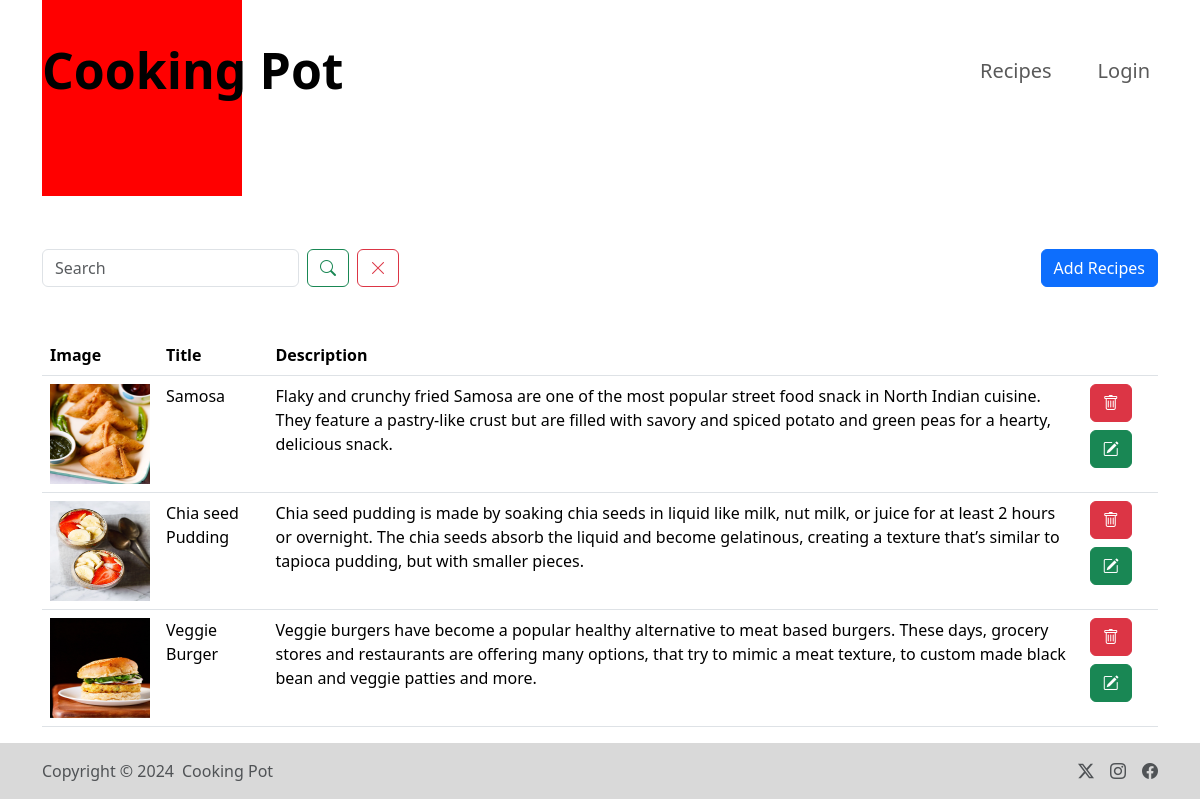
Screenshot of /recipe/ with the database file from the repository.
### All/models.py (models this page shows)
class Recipe(models.Model):
    recipe_name = models.CharField(max_length=100)
    recipe_description = models.TextField()
    recipe_image = models.ImageField(upload_to="images")

### All/views.py (the view, shortened to what this page needs)
# urls.py: path('recipe/', recipe, name = "recipe"),
def recipe(request):
    queryset = Recipe.objects.all()
    if request.GET.get('search'):
        queryset= queryset.filter(recipe_name__icontains = request.GET.get('search'))
    context = {'recipes' : queryset}
    return render(request, 'recipe.html', context)

### All/Templates/recipe.html (shortened to what this page needs)
{% extends "base.html" %}
{% load static %}
{% block start%}
<div class="container mt-10 ">
    <div class="d-flex justify-content-between mb-5">
      <form class="d-flex">
        <input name="search" class="form-control search-box me-2" type="search" placeholder="Search" aria-label="Search">
        <button class="btn btn-outline-success me-2" type="submit"><i class="bi bi-search"></i></button>
        <button  class="btn btn-outline-danger" type="submit"><i class="bi bi-x-lg"></i></button>
    </form>
    <div>
      <button type="button" class="btn btn-add btn-primary" data-bs-toggle="modal" data-bs-target="#exampleModal">Add Recipes</button>
    </div>
  </div>
    <table class="table">
      <thead>
        <tr>
          <th scope="col">Image</th>
          <th scope="col">Title</th>
          <th scope="col">Description</th>
          <th scope="col"></th>
        </tr>
      </thead>
      <tbody>
        {% for recipe in recipes %}
        <tr>
          <td><img src="/media/{{recipe.recipe_image}}" style="height: 100px; width: 100px;"> </td>
          <td>{{recipe.recipe_name}}</td>
          <td>{{recipe.recipe_description}}</td>
          <td>
            <a href="/delete_recipe/{{recipe.id}}/" class="btn btn-danger"> <i class="bi bi-trash"></i> </a>
            <a href="/update_recipe/{{recipe.id}}/" class="btn btn-success mt-2"><i class="bi bi-pencil-square"></i> </a>
          </td>
        </tr>
       {% endfor %}
      </tbody>
    </table>
</div>
{% endblock %}

### All/Templates/base.html (style rules this page uses)
html { scroll-behavior: smooth; }
.mt-10 { margin-top: 8rem; }
.btn-add { display: flex; align-items: flex-end; }
.search-box { width:100% ; }

### rows the page displays
Recipe: recipe_image (picture), recipe_name "Samosa", recipe_description "Flaky and crunchy fried Samosa are one of the most popular street food snack in North Indian cuisine. They feature a pastry-like crust but are filled with savory and spiced potato and green peas for a hearty, delicious snack."
Recipe: recipe_image (picture), recipe_name "Chia seed Pudding", recipe_description "Chia seed pudding is made by soaking chia seeds in liquid like milk, nut milk, or juice for at least 2 hours or overnight. The chia seeds absorb the liquid and become gelatinous, creating a texture that’s similar to tapioca pudding, but with smaller pieces."
Recipe: recipe_image (picture), recipe_name "Veggie Burger", recipe_description "Veggie burgers have become a popular healthy alternative to meat based burgers. These days, grocery stores and restaurants are offering many options, that try to mimic a meat texture, to custom made black bean and veggie patties and more."
